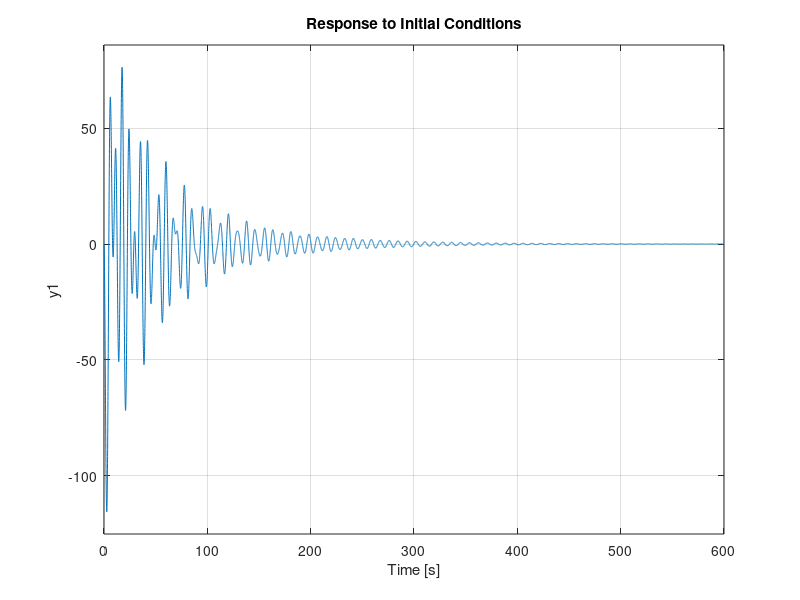
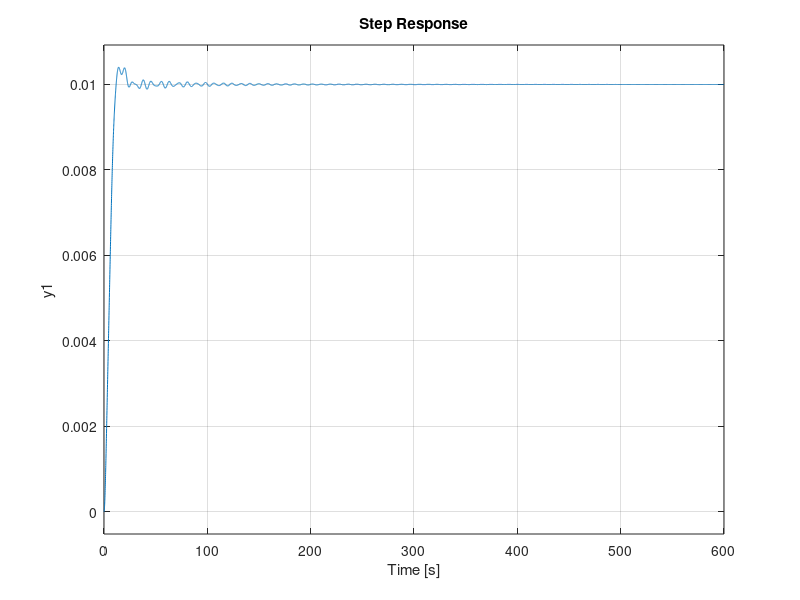
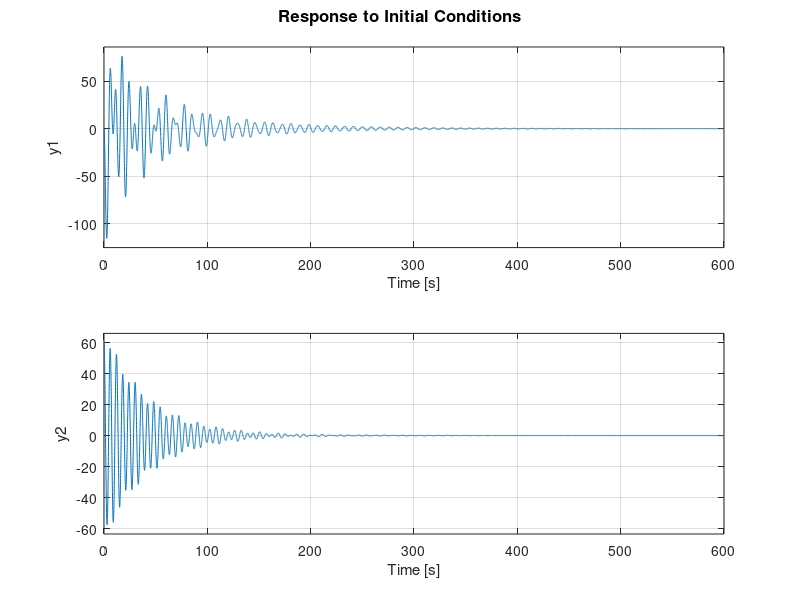
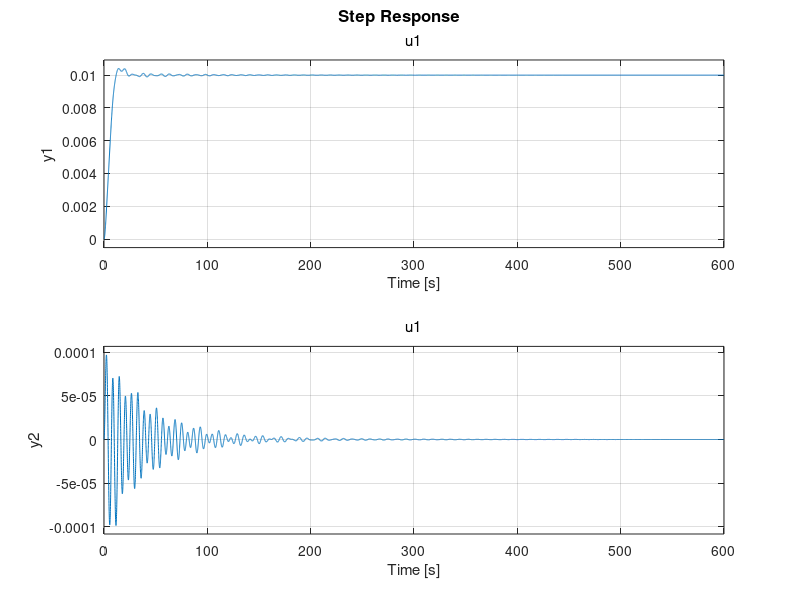

MATLAB code for these plots, in order:
%% Part F - Luenberger observer for linear systems
%clearing all the previous outputs
clc
clear all
%Substituting values for our M, m1, m2, l1 and l2
M=1000;%Mass of the cart
m1=100;%mass of Pendulum 1
m2=100;%mass of Pendulum 2
l1=20;%length of the string of Pendulum 1
l2=10;%length of the string of Pendulum 2
g=9.81; %declaring the value of the accelertaion due to gravity in m/s^2
%Defining our matrices as follows
A=[0 1 0 0 0 0; 
    0 0 -(m1*g)/M 0 -(m2*g)/M 0;
    0 0 0 1 0 0;
    0 0 -((M+m1)*g)/(M*l1) 0 -(m2*g)/(M*l1) 0;
    0 0 0 0 0 1;
    0 0 -(m1*g)/(M*l2) 0 -(g*(M+m2))/(M*l2) 0];
B=[0; 1/M; 0; 1/(M*l1); 0; 1/(M*l2)];
% From previous case, we have determined that only C1, C3 and C4 were
% observable. Hence, we are going to consider only those 3 cases.
C1 = [1 0 0 0 0 0];  %Corresponding to x component
C3 = [1 0 0 0 0 0; 0 0 0 0 1 0]; %cooresponding to x and theat2
C4 = [1 0 0 0 0 0; 0 0 1 0 0 0; 0 0 0 0 1 0]; %cooresponding to x, theta1 and theat2
D = 0;%declarring the D matrix to be zero
% Cosidering the same Q and R matrices chosen before in our code
Q=[100 0 0 0 0 0;
   0 100 0 0 0 0;
   0 0 1000 0 0 0;
   0 0 0 1000 0 0;
   0 0 0 0 1000 0;
   0 0 0 0 0 1000];
R=0.01; %%these are the cost variables from LQR
% Initial Conditions for Leunberger observer - 12 state variables, 
% 6 actual + 6 estimates
x0=[0,0,30,0,60,0,0,0,0,0,0,0];
% state variables order = [x,dx,theta_1,dtheta_1,theta_2,dtheta_2,
% estimates taken in the same order]
% For pole placement, lets choose eigen values with negative real part
poles=[-1;-2;-3;-4;-5;-6];
% Calling LQR function to obtain K matrix
K=lqr(A,B,Q,R);
% Framing L for all three cases where output is observable
% Using the pole placement funciton built into MATLAB
L1 = place(A',C1',poles)' %L1 should be a 6x1 matrix
L3 = place(A',C3',poles)' %L3 should be a 6x2 matrix
L4 = place(A',C4',poles)' %L4 should be a 6x3 matrix

Ac1 = [(A-B*K) B*K; % Luenberger A matrix
        zeros(size(A)) (A-L1*C1)];
Bc = [B;zeros(size(B))];% Luenberger B matrix
Cc1 = [C1 zeros(size(C1))];% Luenberger C matrix

Ac3 = [(A-B*K) B*K;% Luenberger A matrix
        zeros(size(A)) (A-L3*C3)];
Cc3 = [C3 zeros(size(C3))];% Luenberger C matrix

Ac4 = [(A-B*K) B*K;% Luenberger A matrix
        zeros(size(A)) (A-L4*C4)];
Cc4 = [C4 zeros(size(C4))];% Luenberger C matrix

sys1 = ss(Ac1, Bc, Cc1,D);%%MATLAB function to output statespace equations
figure % to launch a new figure WINDOW
initial(sys1,x0)%MATLAB inbuilt function to check the initial response of the system
figure
step(sys1)%Gives the step response output

sys3 = ss(Ac3, Bc, Cc3,D);%MATLAB function to output statespace equations
figure 
initial(sys3,x0)%MATLAB inbuilt function to check the initial response of the system
figure 
step(sys3)%Gives the step response output

sys4 = ss(Ac4, Bc, Cc4, D);%%MATLAB function to output statespace equations
figure 
initial(sys4,x0)%MATLAB inbuilt function to check the initial response of the system
figure 
step(sys4)%Gives the step response output

grid on